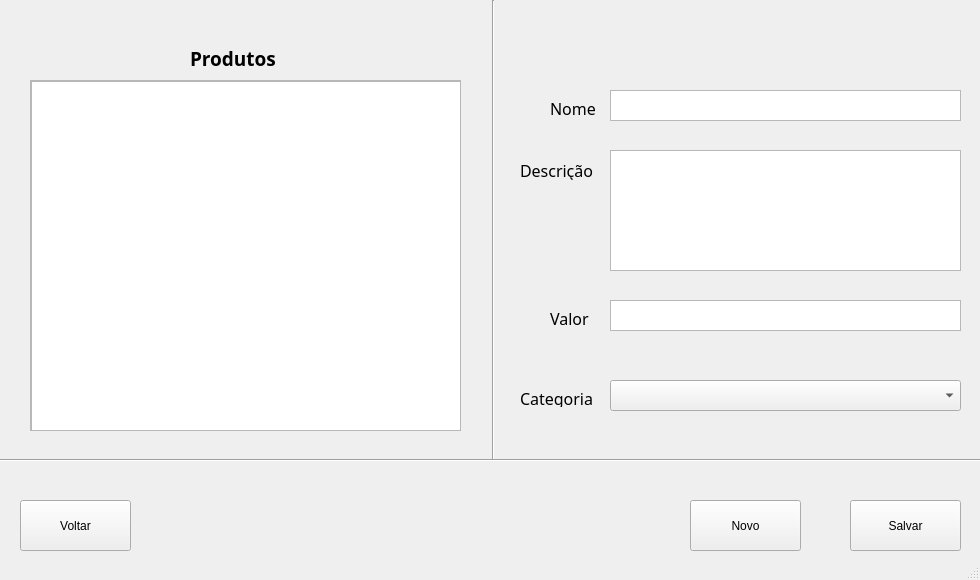
<?xml version="1.0" encoding="UTF-8"?>
<ui version="4.0">
 <class>MainWindow</class>
 <widget class="QMainWindow" name="MainWindow">
  <property name="geometry">
   <rect>
    <x>0</x>
    <y>0</y>
    <width>980</width>
    <height>580</height>
   </rect>
  </property>
  <property name="minimumSize">
   <size>
    <width>980</width>
    <height>580</height>
   </size>
  </property>
  <property name="maximumSize">
   <size>
    <width>980</width>
    <height>580</height>
   </size>
  </property>
  <property name="windowTitle">
   <string>Produtos</string>
  </property>
  <property name="windowIcon">
   <iconset>
    <normaloff>../images/window_icon.png</normaloff>../images/window_icon.png</iconset>
  </property>
  <property name="locale">
   <locale language="Portuguese" country="Brazil"/>
  </property>
  <widget class="QWidget" name="centralwidget">
   <widget class="QPushButton" name="pushButton">
    <property name="geometry">
     <rect>
      <x>850</x>
      <y>500</y>
      <width>111</width>
      <height>51</height>
     </rect>
    </property>
    <property name="text">
     <string>Salvar</string>
    </property>
   </widget>
   <widget class="QLabel" name="label">
    <property name="geometry">
     <rect>
      <x>190</x>
      <y>50</y>
      <width>101</width>
      <height>17</height>
     </rect>
    </property>
    <property name="font">
     <font>
      <family>Droid Sans</family>
      <pointsize>14</pointsize>
      <weight>75</weight>
      <bold>true</bold>
     </font>
    </property>
    <property name="text">
     <string>Produtos</string>
    </property>
   </widget>
   <widget class="QScrollArea" name="scrollArea">
    <property name="geometry">
     <rect>
      <x>30</x>
      <y>80</y>
      <width>431</width>
      <height>351</height>
     </rect>
    </property>
    <property name="widgetResizable">
     <bool>true</bool>
    </property>
    <widget class="QWidget" name="scrollAreaWidgetContents">
     <property name="geometry">
      <rect>
       <x>0</x>
       <y>0</y>
       <width>429</width>
       <height>349</height>
      </rect>
     </property>
     <widget class="QTableView" name="tableView">
      <property name="geometry">
       <rect>
        <x>0</x>
        <y>0</y>
        <width>431</width>
        <height>351</height>
       </rect>
      </property>
     </widget>
    </widget>
   </widget>
   <widget class="QPlainTextEdit" name="plainTextEdit">
    <property name="geometry">
     <rect>
      <x>610</x>
      <y>90</y>
      <width>351</width>
      <height>31</height>
     </rect>
    </property>
   </widget>
   <widget class="QLabel" name="label_2">
    <property name="geometry">
     <rect>
      <x>550</x>
      <y>100</y>
      <width>51</width>
      <height>17</height>
     </rect>
    </property>
    <property name="font">
     <font>
      <family>Droid Sans</family>
      <pointsize>12</pointsize>
      <weight>50</weight>
      <bold>false</bold>
     </font>
    </property>
    <property name="text">
     <string>Nome</string>
    </property>
   </widget>
   <widget class="QLabel" name="label_3">
    <property name="geometry">
     <rect>
      <x>520</x>
      <y>160</y>
      <width>81</width>
      <height>20</height>
     </rect>
    </property>
    <property name="font">
     <font>
      <family>Droid Sans</family>
      <pointsize>12</pointsize>
      <weight>50</weight>
      <bold>false</bold>
     </font>
    </property>
    <property name="text">
     <string>Descrição</string>
    </property>
   </widget>
   <widget class="QPlainTextEdit" name="plainTextEdit_2">
    <property name="geometry">
     <rect>
      <x>610</x>
      <y>150</y>
      <width>351</width>
      <height>121</height>
     </rect>
    </property>
   </widget>
   <widget class="QLabel" name="label_4">
    <property name="geometry">
     <rect>
      <x>550</x>
      <y>310</y>
      <width>51</width>
      <height>17</height>
     </rect>
    </property>
    <property name="font">
     <font>
      <family>Droid Sans</family>
      <pointsize>12</pointsize>
      <weight>50</weight>
      <bold>false</bold>
     </font>
    </property>
    <property name="text">
     <string>Valor</string>
    </property>
   </widget>
   <widget class="QPlainTextEdit" name="plainTextEdit_3">
    <property name="geometry">
     <rect>
      <x>610</x>
      <y>300</y>
      <width>351</width>
      <height>31</height>
     </rect>
    </property>
   </widget>
   <widget class="QComboBox" name="comboBox">
    <property name="geometry">
     <rect>
      <x>610</x>
      <y>380</y>
      <width>351</width>
      <height>31</height>
     </rect>
    </property>
   </widget>
   <widget class="Line" name="line">
    <property name="geometry">
     <rect>
      <x>483</x>
      <y>0</y>
      <width>20</width>
      <height>461</height>
     </rect>
    </property>
    <property name="orientation">
     <enum>Qt::Vertical</enum>
    </property>
   </widget>
   <widget class="QLabel" name="label_5">
    <property name="geometry">
     <rect>
      <x>520</x>
      <y>390</y>
      <width>81</width>
      <height>17</height>
     </rect>
    </property>
    <property name="font">
     <font>
      <family>Droid Sans</family>
      <pointsize>12</pointsize>
      <weight>50</weight>
      <bold>false</bold>
     </font>
    </property>
    <property name="text">
     <string>Categoria</string>
    </property>
   </widget>
   <widget class="Line" name="line_2">
    <property name="geometry">
     <rect>
      <x>-10</x>
      <y>450</y>
      <width>991</width>
      <height>20</height>
     </rect>
    </property>
    <property name="orientation">
     <enum>Qt::Horizontal</enum>
    </property>
   </widget>
   <widget class="QPushButton" name="pushButton_2">
    <property name="geometry">
     <rect>
      <x>690</x>
      <y>500</y>
      <width>111</width>
      <height>51</height>
     </rect>
    </property>
    <property name="text">
     <string>Novo</string>
    </property>
   </widget>
   <widget class="QPushButton" name="pushButton_3">
    <property name="geometry">
     <rect>
      <x>20</x>
      <y>500</y>
      <width>111</width>
      <height>51</height>
     </rect>
    </property>
    <property name="text">
     <string>Voltar</string>
    </property>
   </widget>
   <widget class="QSplitter" name="splitter">
    <property name="geometry">
     <rect>
      <x>0</x>
      <y>0</y>
      <width>0</width>
      <height>0</height>
     </rect>
    </property>
    <property name="orientation">
     <enum>Qt::Vertical</enum>
    </property>
   </widget>
   <widget class="QSplitter" name="splitter_2">
    <property name="geometry">
     <rect>
      <x>0</x>
      <y>0</y>
      <width>0</width>
      <height>0</height>
     </rect>
    </property>
    <property name="orientation">
     <enum>Qt::Horizontal</enum>
    </property>
   </widget>
   <widget class="QWidget" name="layoutWidget">
    <property name="geometry">
     <rect>
      <x>0</x>
      <y>0</y>
      <width>2</width>
      <height>2</height>
     </rect>
    </property>
    <layout class="QVBoxLayout" name="verticalLayout"/>
   </widget>
  </widget>
  <widget class="QStatusBar" name="statusbar"/>
 </widget>
 <resources/>
 <connections/>
</ui>
